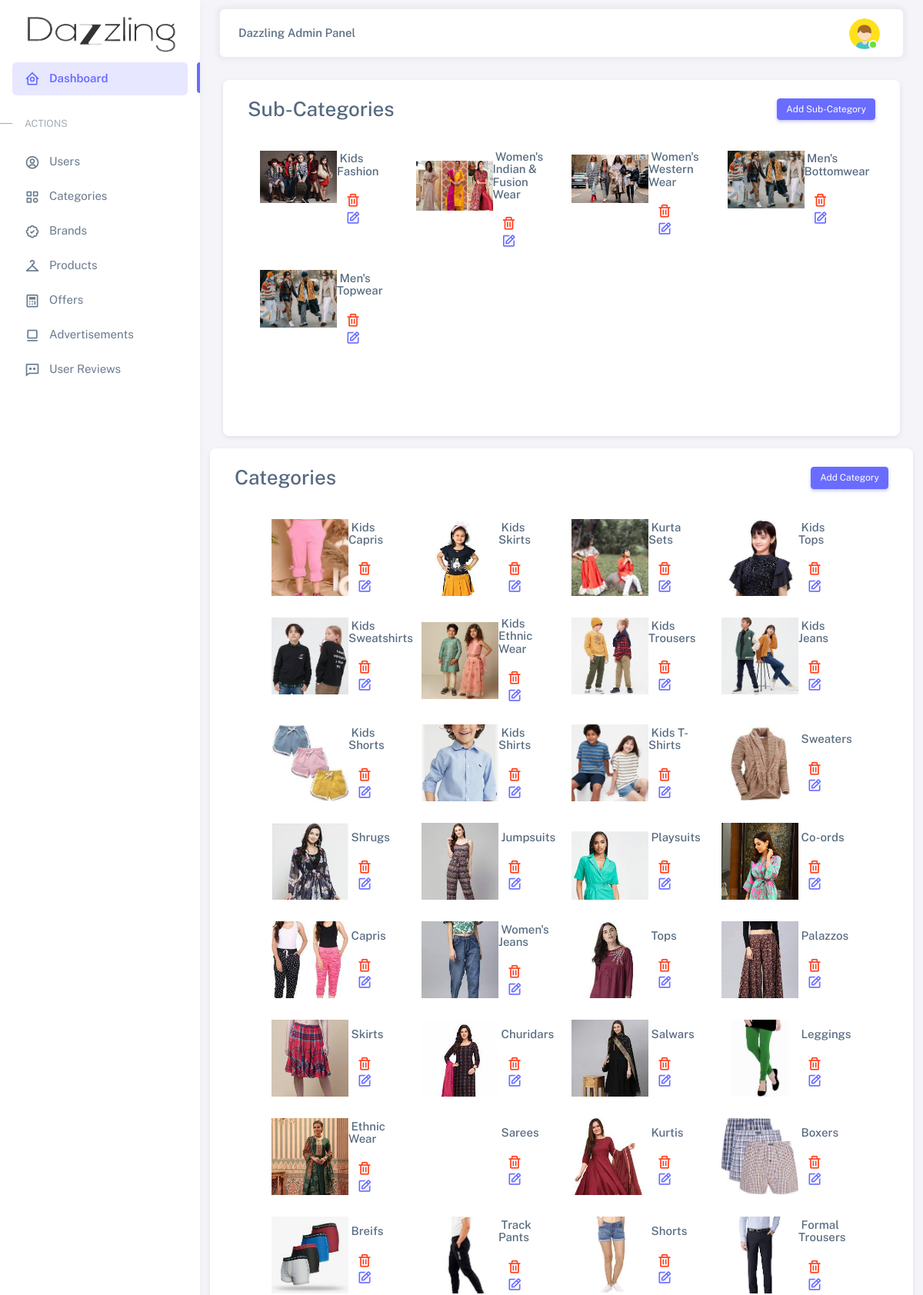
/administrator/categories (signed in, upper part), run on the app's committed database.
### shop/models.py (models this page shows, shortened)
class SubCategory(models.Model):
    name = models.CharField(max_length=100, unique=True)
    slug = models.SlugField(max_length=100, unique=True)
    desc = models.TextField(default='')
    img = models.ImageField(upload_to='subcat', default='')
    def get_url(self):
        return reverse('scprod_list', args=[self.slug])

class Category(models.Model):
    name = models.CharField(max_length=100, unique=True)
    slug = models.SlugField(max_length=100, unique=True)
    img = models.ImageField(upload_to='categ', default='')
    subcat = models.ManyToManyField(SubCategory, blank=True)
    def get_url(self):
        return reverse('products_list', args=[self.slug])

### administrator/views.py (the view, shortened to what this page needs)
# urls.py: path('categories', views.categories, name='categories'),
def categories(request):
    if request.session.has_key('user'):
        categories = Category.objects.all().order_by('-id')
        sub_cats = SubCategory.objects.all().order_by('-id')
        return render(request, 'admin/categories.html',{'categories':categories, 'sub_cats':sub_cats,'domain' : get_current_site(request),})
    else:
        messages.error(request, 'Please login')
        return redirect('login')

### accounts/context_processor.py (called while the page is built, shortened)
def wcount(request):
    w_count = 0
    if 'admin' in request.path:
        return {}

### cart/context_processor.py (called while the page is built, shortened)
def count(request):
    itm_count = 0
    if 'admin' in request.path:
        return {}

### shop/context_processor.py (called while the page is built, shortened)
def navbar(request):
    if 'admin' in request.path:
        return {}

def filter(request):
    if 'admin' in request.path:
        return {}

### templates/admin/categories.html (shortened to what this page needs)
{% extends 'admin/admin_base.html' %}
{% block content %}
<div class="container-xxl flex-grow-1 container-p-y">
    <div class="card row px-xl-2 m-1">
        <div class="card-body col-lg-12 table-responsive-md mb-5">
            <h3>Sub-Categories
                <a href="" data-bs-toggle="modal" data-bs-target="#SubcatModal" class="btn btn-primary btn-sm"
                    style="float: right;">Add Sub-Category</a>
            </h3><br>
            <div class="row px-xl-3 pb-3">
                {% for subcat in sub_cats %}
                <div class="col-lg-3 col-md-4 col-sm-6 pb-1">
                    <a class="text-decoration-none" href="{{ subcat.get_url }}">
                        <div class="cat-item d-flex align-items-center mb-4">
                            <div class="overflow-hidden" style="width: 100px; height: 100px;">
                                <img class="img-fluid" src="{{ subcat.img.url }}" alt="">
                            </div>
                            <div class="flex-fill pl-3">
                                <h6>&nbsp;{{ subcat.name }}</h6>
                                <a class="btn-sm text-danger"
                                    href="http://{{ domain}}/admin/shop/subcategory/{{subcat.id}}/delete/"
                                    title="Delete sub-category">
                                    <i class="menu-icon tf-icons bx bx-trash"></i></a>
                                <a class="btn-sm" href="" data-bs-toggle="modal"
                                    data-bs-target="#editsubcatModal{{forloop.counter}}" title="Edit sub-category">
                                    <i class="menu-icon tf-icons bx bx-edit"></i></a>
                            </div>
                        </div>
                    </a>
                </div>
                {% endfor %}
            </div>
        </div>
    </div>
    <div class="card row px-xl-2 mt-3">
        <div class="card-body col-lg-12 table-responsive-md mb-5">
            <h3>Categories
                <a href="" data-bs-toggle="modal" data-bs-target="#catModal" class="btn btn-primary btn-sm"
                    style="float: right;">Add Category</a>
            </h3><br>
            <div class="row px-xl-5 pb-3">
                {% for category in categories %}
                <div class="col-lg-3 col-md-4 col-sm-6 pb-1">
                    <a class="text-decoration-none" href="{{ category.get_url }}">
                        <div class="cat-item d-flex align-items-center mb-4">
                            <div class="overflow-hidden" style="width: 100px; height: 100px;">
                                <img class="img-fluid" src="{{ category.img.url }}" alt="">
                            </div>
                            <div class="flex-fill pl-3">
                                <h6>&nbsp;{{ category.name }}</h6>
                                <a class="btn-sm text-danger"
                                    href="http://{{ domain }}/admin/shop/category/{{category.id}}/delete/"
                                    title=" Delete category"><i class="menu-icon tf-icons bx bx-trash"></i></a>
                                <a class="btn-sm" href="" data-bs-toggle="modal"
                                    data-bs-target="#editcatModal{{forloop.counter}}" title="Edit category">
                                    <i class="menu-icon tf-icons bx bx-edit"></i></a>
                            </div>
                        </div>
                    </a>
                </div>
                {% endfor %}
            </div>
        </div>
    </div>
</div>
{% endblock %}

### data on the page
SubCategory: img (picture), name "Kids Fashion"
SubCategory: img (picture), name "Women's Indian & Fusion Wear"
SubCategory: img (picture), name "Women's Western Wear"
SubCategory: img (picture), name "Men's Bottomwear"
SubCategory: img (picture), name "Men's Topwear"
Category: img (picture), name "Kids Capris"
Category: img (picture), name "Kids Skirts"
Category: img (picture), name "Kurta Sets"
Category: img (picture), name "Kids Tops"
Category: img (picture), name "Kids Sweatshirts"
Category: img (picture), name "Kids Ethnic Wear"
Category: img (picture), name "Kids Trousers"
Category: img (picture), name "Kids Jeans"
Category: img (picture), name "Kids Shorts"
Category: img (picture), name "Kids Shirts"
Category: img (picture), name "Kids T-Shirts"
Category: img (picture), name "Sweaters"
Category: img (picture), name "Shrugs"
Category: img (picture), name "Jumpsuits"
Category: img (picture), name "Playsuits"
Category: img (picture), name "Co-ords"
Category: img (picture), name "Capris"
Category: img (picture), name "Women's Jeans"
Category: img (picture), name "Tops"
Category: img (picture), name "Palazzos"
Category: img (picture), name "Skirts"
Category: img (picture), name "Churidars"
Category: img (picture), name "Salwars"
Category: img (picture), name "Leggings"
Category: img (picture), name "Ethnic Wear"
Category: name "Sarees"
Category: img (picture), name "Kurtis"
Category: img (picture), name "Boxers"
Category: img (picture), name "Breifs"
Category: img (picture), name "Track Pants"
Category: img (picture), name "Shorts"
Category: img (picture), name "Formal Trousers"
